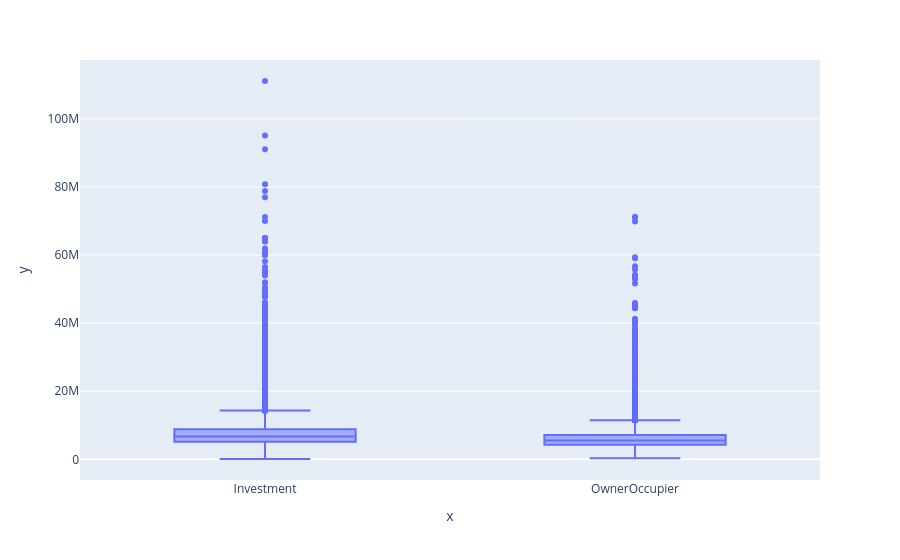

The notebook cell this image was saved under:
### Code cell
px.box(x=df_train['product_type'], y=df_train['price_doc'])

### Figure 1 — Plotly figure (JSON) as saved in the notebook; plotly's stock layout.template omitted (floating-point values rounded to 4 significant figures; data arrays with more than 128 entries replaced by an {"elided": "..."} marker saying what was removed)
{"data": [{"alignmentgroup": "True", "hovertemplate": "x=%{x}<br>y=%{y}<extra></extra>", "legendgroup": "", "marker": {"color": "#636efa"}, "name": "", "notched": false, "offsetgroup": "", "orientation": "v", "showlegend": false, "type": "box", "x": {"elided": "30461 str values"}, "x0": " ", "xaxis": "x", "y": {"elided": "30461 float values"}, "y0": " ", "yaxis": "y"}], "layout": {"boxmode": "group", "legend": {"tracegroupgap": 0}, "margin": {"t": 60}, "xaxis": {"anchor": "y", "domain": [0, 1], "title": {"text": "x"}}, "yaxis": {"anchor": "x", "domain": [0, 1], "title": {"text": "y"}}}}
